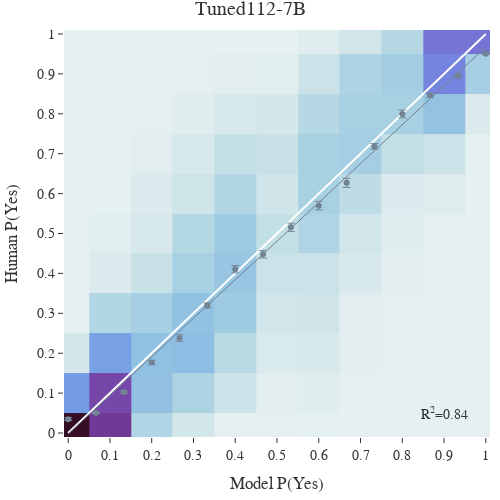

Notebook cell for this chart:
### Code cell
plot_item = [
            # 'Tuned112-2B',
            'Tuned112-7B',
            # 'Pretrained-7B',
            # 'Pretrained-2B'
            ][0]
make_r2_graph(plot_item, pd.read_csv(data_files[plot_item]))

### Figure 1 — Plotly figure (JSON) as saved in the notebook; plotly's stock layout.template omitted (floating-point values rounded to 4 significant figures; data arrays with more than 128 entries replaced by an {"elided": "..."} marker saying what was removed)
{"data": [{"coloraxis": "coloraxis", "histnorm": "percent", "hovertemplate": "Model P(Yes)=%{x}<br>Human P(Yes)=%{y}<br>percent=%{z}<extra></extra>", "name": "", "nbinsx": 15, "nbinsy": 15, "type": "histogram2d", "x": {"elided": "8460 float values"}, "xaxis": "x", "xbingroup": "x", "y": {"elided": "8460 float values"}, "yaxis": "y", "ybingroup": "y"}, {"marker": {"color": "white"}, "mode": "lines", "showlegend": false, "type": "scatter", "x": [0, 1], "y": [0, 1]}, {"line": {"width": 1}, "marker": {"color": "slategray"}, "mode": "lines", "showlegend": false, "type": "scatter", "x": [1e-05, 0.06667, 0.1333, 0.2, 0.2667, 0.3333, 0.4, 0.4667, 0.5333, 0.6, 0.6667, 0.7333, 0.8, 0.8667, 0.9333, 1], "y": [-0.001844, 0.06218, 0.1263, 0.1905, 0.2548, 0.3192, 0.3837, 0.4482, 0.5128, 0.5776, 0.6424, 0.7073, 0.7722, 0.8373, 0.9024, 0.9677]}, {"marker": {"color": "slategray"}, "mode": "markers", "showlegend": false, "type": "scatter", "x": [1e-05, 0.06667, 0.1333, 0.2, 0.2667, 0.3333, 0.4, 0.4667, 0.5333, 0.6, 0.6667, 0.7333, 0.8, 0.8667, 0.9333, 1], "y": [0.03476, 0.05033, 0.1025, 0.1768, 0.238, 0.3197, 0.4106, 0.4478, 0.5154, 0.5698, 0.627, 0.7182, 0.7997, 0.8465, 0.8951, 0.9505]}, {"error_y": {"array": [0.003289, 0.001489, 0.002735, 0.005334, 0.008336, 0.006257, 0.009133, 0.009434, 0.01049, 0.01067, 0.01156, 0.007191, 0.009791, 0.005652, 0.003422, 0.002072], "color": "lightslategray", "thickness": 1, "type": "data", "visible": true}, "marker": {"color": "rgba(255,255,255,0)"}, "mode": "markers", "showlegend": false, "type": "scatter", "x": [1e-05, 0.06667, 0.1333, 0.2, 0.2667, 0.3333, 0.4, 0.4667, 0.5333, 0.6, 0.6667, 0.7333, 0.8, 0.8667, 0.9333, 1], "y": [0.03476, 0.05033, 0.1025, 0.1768, 0.238, 0.3197, 0.4106, 0.4478, 0.5154, 0.5698, 0.627, 0.7182, 0.7997, 0.8465, 0.8951, 0.9505]}], "layout": {"annotations": [{"showarrow": false, "text": "R<sup>2</sup>=0.84", "x": 0.9, "y": 0.05}], "coloraxis": {"colorbar": {"title": {"text": "percent"}}, "colorscale": [[0, "rgb(230, 240, 240)"], [0.09091, "rgb(191, 221, 229)"], [0.1818, "rgb(156, 201, 226)"], [0.2727, "rgb(129, 180, 227)"], [0.3636, "rgb(115, 154, 228)"], [0.4545, "rgb(117, 127, 221)"], [0.5455, "rgb(120, 100, 202)"], [0.6364, "rgb(119, 74, 175)"], [0.7273, "rgb(113, 50, 141)"], [0.8182, "rgb(100, 31, 104)"], [0.9091, "rgb(80, 20, 66)"], [1, "rgb(54, 14, 36)"]], "showscale": false}, "font": {"family": "times new roman", "size": 14}, "height": 500, "legend": {"tracegroupgap": 0}, "margin": {"b": 10, "l": 10, "r": 10, "t": 30}, "title": {"text": "Tuned112-7B"}, "width": 500, "xaxis": {"anchor": "y", "domain": [0, 1], "dtick": 0.1, "range": [-0.01, 1.01], "title": {"text": "Model P(Yes)"}}, "yaxis": {"anchor": "x", "domain": [0, 1], "dtick": 0.1, "range": [-0.01, 1.01], "title": {"text": "Human P(Yes)"}}}}
